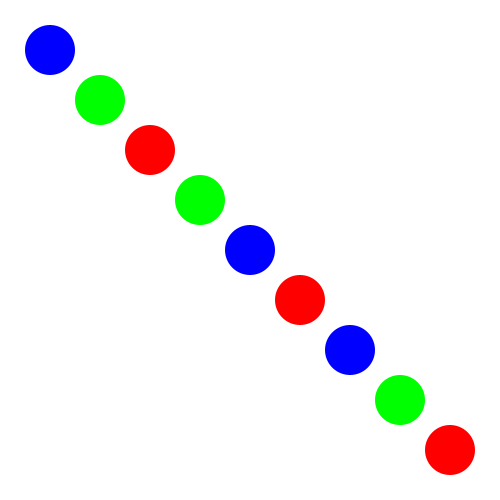
Frame 1 (no input)
Frame 60 (the mouse pressed at the canvas centre just before this capture): identical to frame 1, image omitted
Frame 120 (the mouse held since frame 60 and released just before this capture): identical to frame 1, image omitted

The Processing sketch that drew this single still picture (run headless with seeded random() and noise(); from frame 60 on, the mouse is pressed at the canvas centre):

// Processing sketch: ReadingAssignment5Ex2CarolineYau
// ── ReadingAssignment5Ex2CarolineYau.pde
//Caroline Yau
//Reading Assignment 5

//Exercise 2
void setup(){
  size(500, 500);
}

void draw(){
  background(255);
  for (int i=1; i<10; i++){
    cir(50*i, 50*i, i);
  }
}

void cir(int x, int y, int c){
  noStroke();
  if(c%3==0){
    fill(255, 0, 0);
  }
  else if(c%2==0){
    fill(0, 255, 0);
  }
  else {
    fill(0, 0, 255);
  }
  ellipse(x, y, 50, 50);
}
